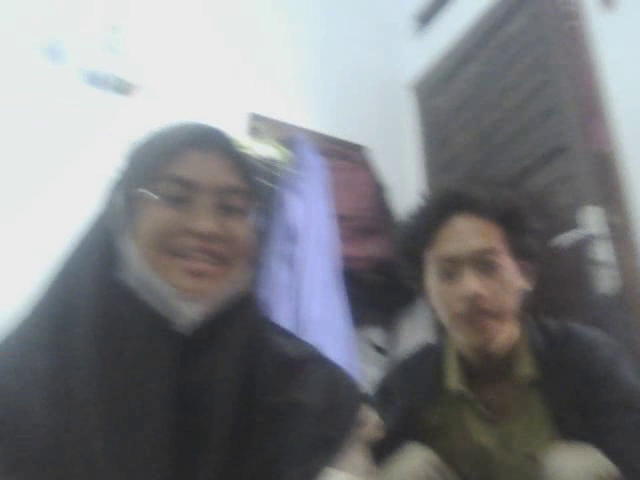
#> input picture frame 31 of video_2024-06-08/12-32-01.mp4, 640 x 480 px, given in place of the camera
$ python security_me.py
#> lines starting #> are read from the running program, lines starting #| are printed output that depends on the picture; after the words box and inside, x2 and y2 are one past the last pixel; in counts of white or black regions, pixels touching at a corner belong together
import cv2
import datetime
import time
import os

# Konstanta
SECONDS_TO_RECORD_AFTER_DETECTION = 5
FOURCC = cv2.VideoWriter_fourcc(*"mp4v")

# Memuat Haarcascades
FACE_CASCADE = cv2.CascadeClassifier(cv2.data.haarcascades + "haarcascade_frontalface_default.xml")
BODY_CASCADE = cv2.CascadeClassifier(cv2.data.haarcascades + "haarcascade_fullbody.xml")

# Inisialisasi variabel
DETECTION = False
DETECTION_STOPPED_TIME = None
OUT = None
CAP = None

def create_video_folder():
    """
    Membuat folder untuk menyimpan video dengan nama yang sesuai dengan tanggal saat video dibuat.

    Returns:
        str: Nama folder yang dibuat.
    """
    current_date = datetime.datetime.now().strftime("%Y-%m-%d")
    folder_name = f"video_{current_date}"

    # Membuat folder jika belum ada
    if not os.path.exists(folder_name):
        os.makedirs(folder_name)

    return folder_name

def start_recording(current_time):
    """
    Memulai perekaman video saat terdeteksi gerakan.

    Args:
        current_time (str): Timestamp saat ini diformat sebagai string, digunakan sebagai nama file video.

    Returns:
        None
    """
    global OUT, FRAME_WIDTH, FRAME_HEIGHT, CAP

    folder_name = create_video_folder()  # Membuat folder untuk menyimpan video
    file_path = os.path.join(folder_name, f"{current_time}.mp4")  # Path lengkap ke file video

    FRAME_WIDTH = int(CAP.get(3))
    FRAME_HEIGHT = int(CAP.get(4))
    OUT = cv2.VideoWriter(file_path, FOURCC, 20.0, (FRAME_WIDTH, FRAME_HEIGHT))
    print("Perekaman Dimulai!")

def stop_recording():
    """
    Menghentikan perekaman video.

    Returns:
        None
    """
    global OUT
    if OUT is not None:
        OUT.release()
        OUT = None
        print("Perekaman Berhenti!")

def main():
    """
    Fungsi utama yang menjalankan sistem deteksi gerakan.

    Returns:
        None
    """
    global DETECTION, DETECTION_STOPPED_TIME, CAP

    # Membuka perangkat tangkap video
    CAP = cv2.VideoCapture(0)

    # Memeriksa apakah kamera berhasil dibuka
    if not CAP.isOpened():
        print("Error membuka aliran video atau file")
        return

    while CAP.isOpened():
        ret, frame = CAP.read()
#> frame is the input picture: shape (480, 640, 3); mean B, G, R 130, 126.6, 125

        if ret:
            gray = cv2.cvtColor(frame, cv2.COLOR_BGR2GRAY)
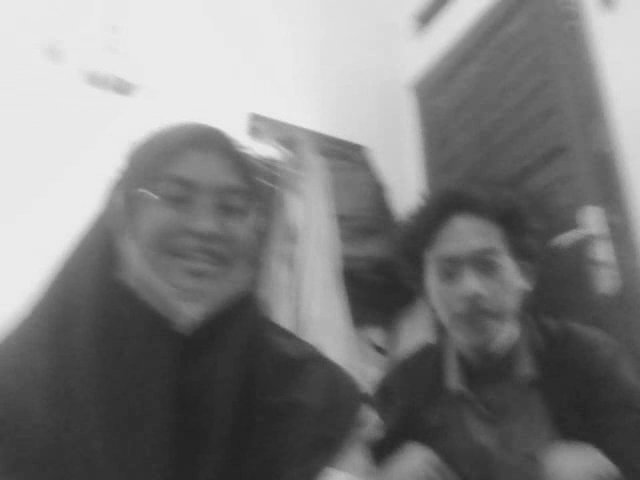
#> gray: shape (480, 640); min 33, max 241, mean 126.5

            # Mendeteksi wajah dan tubuh
            faces = FACE_CASCADE.detectMultiScale(gray, 1.3, 5)
#> faces = [[130, 146, 145, 145], [406, 212, 135, 135]]
            bodies = BODY_CASCADE.detectMultiScale(gray, 1.3, 5)
#> bodies = ()

            # Menghandle kejadian deteksi
            if len(faces) + len(bodies) > 0:
                if not DETECTION:
                    DETECTION = True
                    current_time = datetime.datetime.now().strftime("%H-%M-%S")
                    start_recording(current_time)
            elif DETECTION:
                if DETECTION_STOPPED_TIME is not None:
                    if time.time() - DETECTION_STOPPED_TIME >= SECONDS_TO_RECORD_AFTER_DETECTION:
                        DETECTION = False
                        DETECTION_STOPPED_TIME = None
                        stop_recording()
                else:
                    DETECTION_STOPPED_TIME = time.time()

            # Merekam frame jika deteksi aktif
            if DETECTION:
                OUT.write(frame)

            # Menampilkan persegi panjang di sekitar wajah yang terdeteksi
            for (x, y, width, height) in faces:
                cv2.rectangle(frame, (x, y), (x + width, y + height), (255, 0, 0), 3)
#> this loop made 2 passes
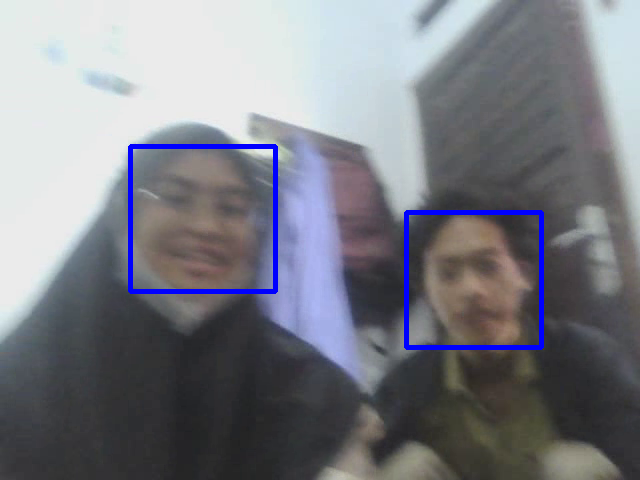
#> frame: shape (480, 640, 3); 1.82% of pixels changed, all inside (x1, y1, x2, y2) = (128, 144, 544, 350)

            cv2.imshow('Frame', frame)

            if cv2.waitKey(25) & 0xFF == ord('q'):
#> (key q is pressed here)
                break

        else:
            break

    # Melepaskan sumber daya
    stop_recording()
    CAP.release()
    cv2.destroyAllWindows()

if __name__ == "__main__":
    main()

$ run again, starting later in the video
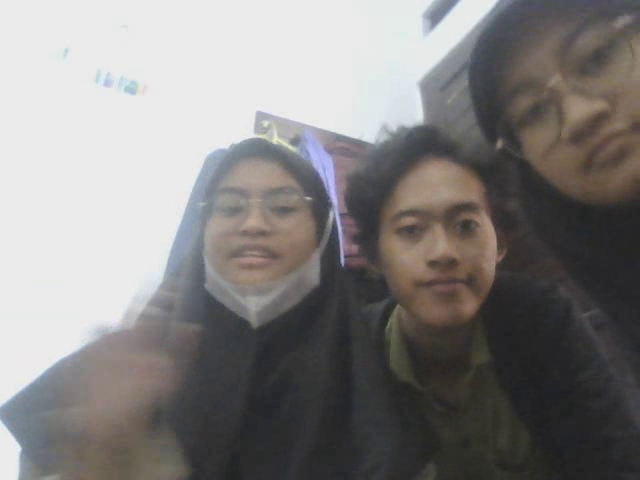
#> input picture frame 140 of video_2024-06-08/12-32-01.mp4, 640 x 480 px, given in place of the camera
#> in main, frame is the input picture: shape (480, 640, 3); mean B, G, R 128.3, 129.2, 131.8
#> in main, `gray = cv2.cvtColor(frame, cv2.COLOR_BGR2GRAY)`:
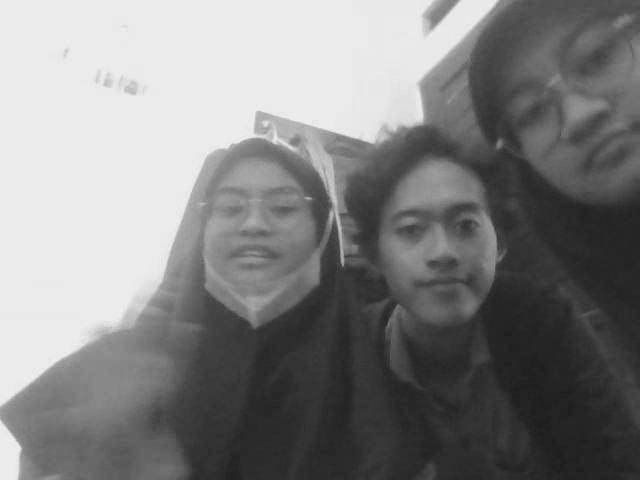
#> gray: shape (480, 640); min 30, max 243, mean 129.8
#> faces = [[190, 153, 132, 132], [364, 164, 157, 157]]
#> bodies = ()
#> the loop in main, `for (x, y, width, height) in faces:` made 2 passes
#> after the loop in main, `for (x, y, width, height) in faces:`:
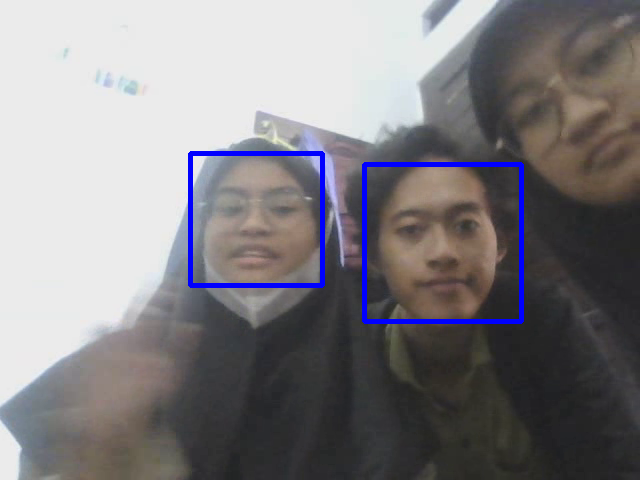
#> frame: shape (480, 640, 3); 1.87% of pixels changed, all inside (x1, y1, x2, y2) = (188, 151, 524, 324)

$ run again, starting later in the video
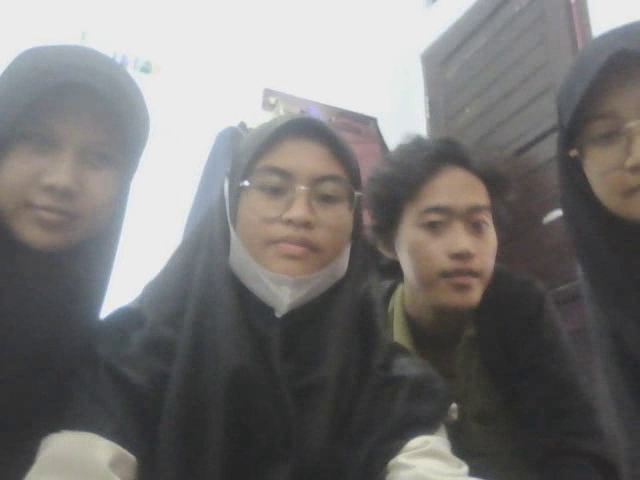
#> input picture frame 250 of video_2024-06-08/12-32-01.mp4, 640 x 480 px, given in place of the camera
#> in main, frame is the input picture: shape (480, 640, 3); mean B, G, R 116.2, 117, 118.8
#> in main, `gray = cv2.cvtColor(frame, cv2.COLOR_BGR2GRAY)`:
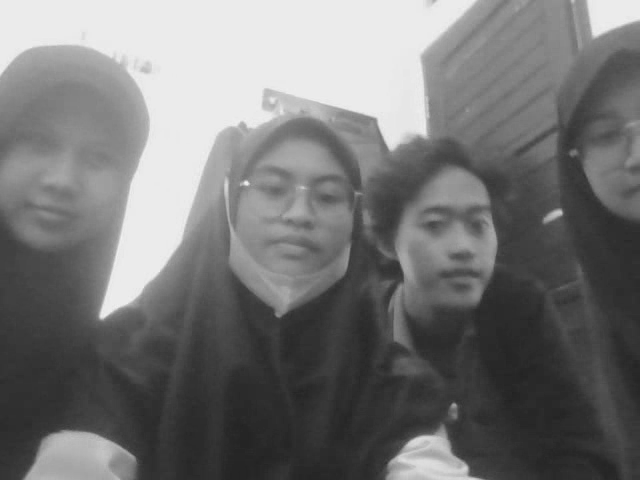
#> gray: shape (480, 640); min 34, max 242, mean 117.5
#> faces = [[228, 137, 141, 141], [388, 170, 135, 135]]
#> bodies = ()
#> the loop in main, `for (x, y, width, height) in faces:` made 2 passes
#> after the loop in main, `for (x, y, width, height) in faces:`:
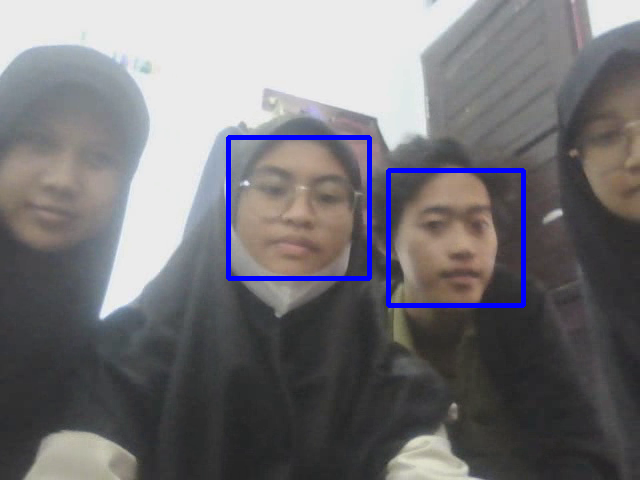
#> frame: shape (480, 640, 3); 1.79% of pixels changed, all inside (x1, y1, x2, y2) = (226, 135, 526, 308)
